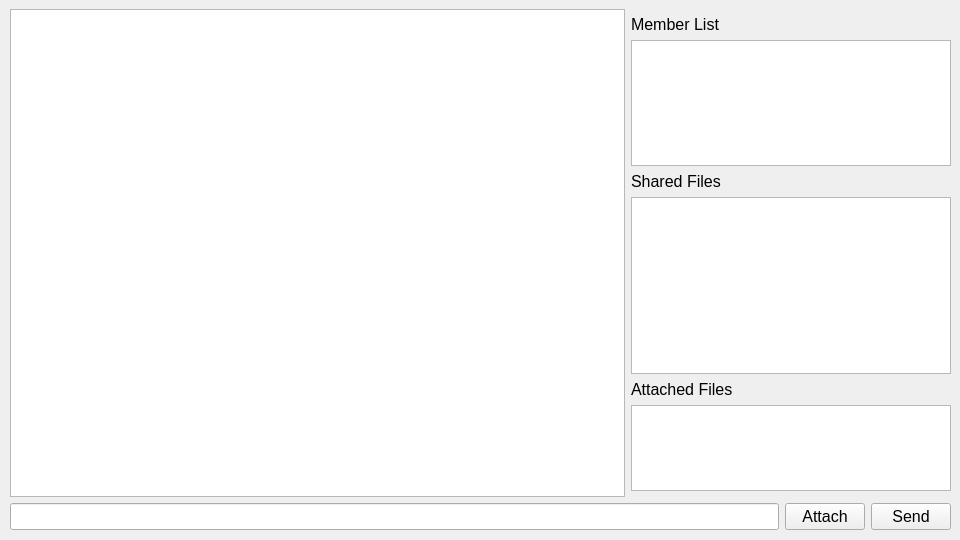
<?xml version="1.0" encoding="UTF-8"?>
<ui version="4.0">
 <class>Chat</class>
 <widget class="QWidget" name="Chat">
  <property name="geometry">
   <rect>
    <x>0</x>
    <y>0</y>
    <width>960</width>
    <height>540</height>
   </rect>
  </property>
  <property name="sizePolicy">
   <sizepolicy hsizetype="Expanding" vsizetype="Expanding">
    <horstretch>0</horstretch>
    <verstretch>0</verstretch>
   </sizepolicy>
  </property>
  <property name="windowTitle">
   <string>Form</string>
  </property>
  <widget class="QWidget" name="gridLayoutWidget">
   <property name="geometry">
    <rect>
     <x>10</x>
     <y>9</y>
     <width>941</width>
     <height>521</height>
    </rect>
   </property>
   <layout class="QGridLayout" name="gridLayout">
    <item row="1" column="1">
     <widget class="QPushButton" name="attachFileButton">
      <property name="font">
       <font>
        <pointsize>12</pointsize>
       </font>
      </property>
      <property name="text">
       <string>Attach</string>
      </property>
     </widget>
    </item>
    <item row="1" column="0">
     <widget class="QLineEdit" name="messageInputText">
      <property name="maximumSize">
       <size>
        <width>16777215</width>
        <height>40</height>
       </size>
      </property>
      <property name="font">
       <font>
        <pointsize>12</pointsize>
       </font>
      </property>
     </widget>
    </item>
    <item row="1" column="2">
     <widget class="QPushButton" name="sendButton">
      <property name="font">
       <font>
        <pointsize>12</pointsize>
       </font>
      </property>
      <property name="text">
       <string>Send</string>
      </property>
     </widget>
    </item>
    <item row="0" column="0" colspan="3">
     <layout class="QGridLayout" name="gridLayout_3">
      <item row="0" column="0" rowspan="8">
       <widget class="QTextEdit" name="chatDialogText">
        <property name="font">
         <font>
          <pointsize>12</pointsize>
         </font>
        </property>
        <property name="readOnly">
         <bool>true</bool>
        </property>
       </widget>
      </item>
      <item row="3" column="1">
       <widget class="QLabel" name="sharedFilesLabel">
        <property name="font">
         <font>
          <pointsize>12</pointsize>
          <fontweight>DemiBold</fontweight>
         </font>
        </property>
        <property name="text">
         <string>Shared Files</string>
        </property>
       </widget>
      </item>
      <item row="2" column="1">
       <widget class="QListView" name="clientList">
        <property name="maximumSize">
         <size>
          <width>320</width>
          <height>140</height>
         </size>
        </property>
        <property name="font">
         <font>
          <pointsize>12</pointsize>
         </font>
        </property>
        <property name="editTriggers">
         <set>QAbstractItemView::NoEditTriggers</set>
        </property>
       </widget>
      </item>
      <item row="4" column="1">
       <widget class="QListWidget" name="sharedFileList">
        <property name="maximumSize">
         <size>
          <width>320</width>
          <height>16777215</height>
         </size>
        </property>
        <property name="font">
         <font>
          <pointsize>12</pointsize>
          <bold>false</bold>
         </font>
        </property>
        <property name="editTriggers">
         <set>QAbstractItemView::NoEditTriggers</set>
        </property>
       </widget>
      </item>
      <item row="5" column="1">
       <widget class="QLabel" name="attachedFilesLabel">
        <property name="font">
         <font>
          <pointsize>12</pointsize>
          <fontweight>DemiBold</fontweight>
         </font>
        </property>
        <property name="text">
         <string>Attached Files</string>
        </property>
       </widget>
      </item>
      <item row="1" column="1">
       <widget class="QLabel" name="memberListLabel">
        <property name="font">
         <font>
          <pointsize>12</pointsize>
          <fontweight>DemiBold</fontweight>
         </font>
        </property>
        <property name="text">
         <string>Member List</string>
        </property>
       </widget>
      </item>
      <item row="6" column="1">
       <widget class="QListWidget" name="attachedFileList">
        <property name="maximumSize">
         <size>
          <width>320</width>
          <height>100</height>
         </size>
        </property>
        <property name="font">
         <font>
          <pointsize>12</pointsize>
         </font>
        </property>
        <property name="editTriggers">
         <set>QAbstractItemView::NoEditTriggers</set>
        </property>
       </widget>
      </item>
     </layout>
    </item>
   </layout>
  </widget>
 </widget>
 <resources/>
 <connections/>
</ui>
